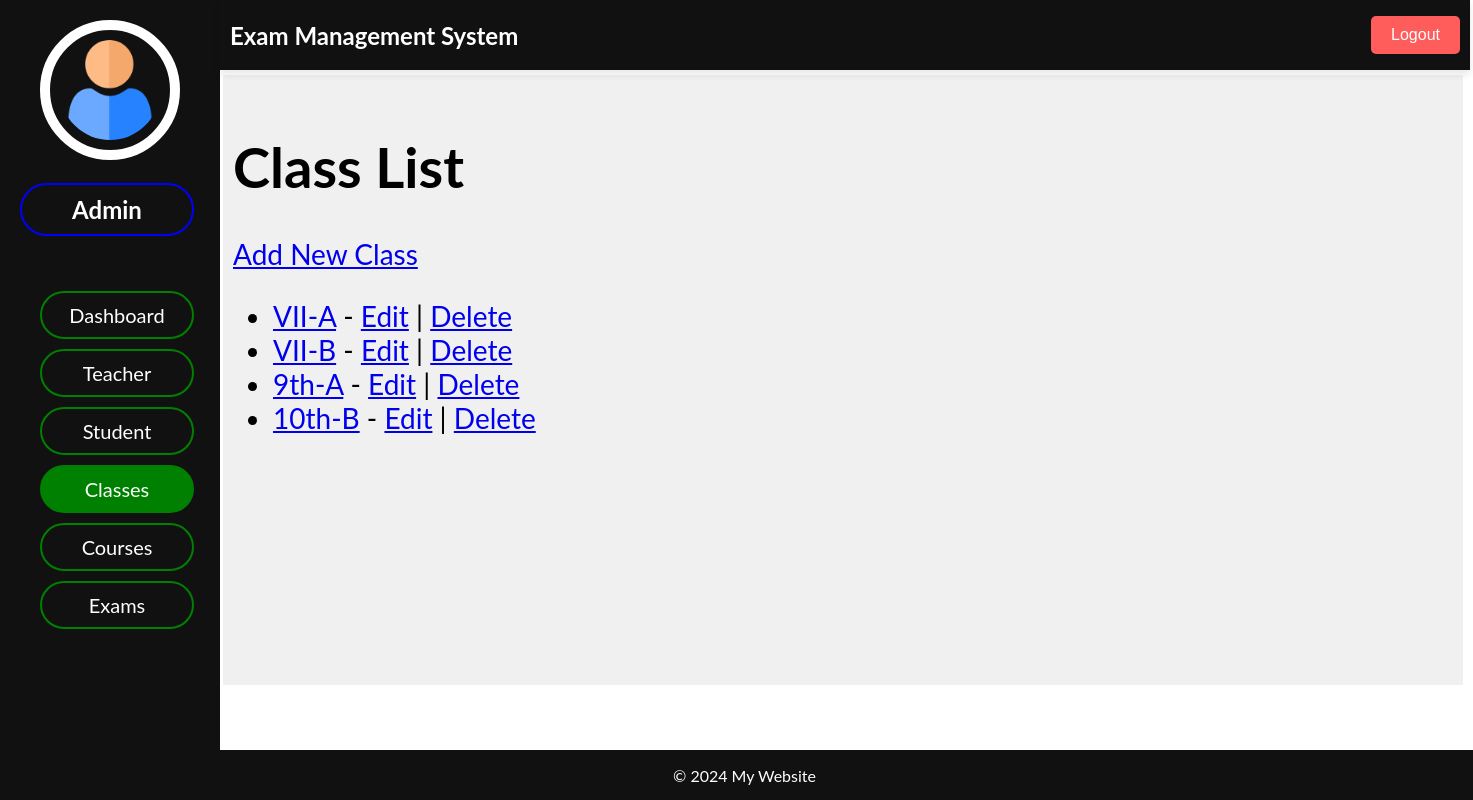
Before: /adminpanel/classes/all with the older database file.
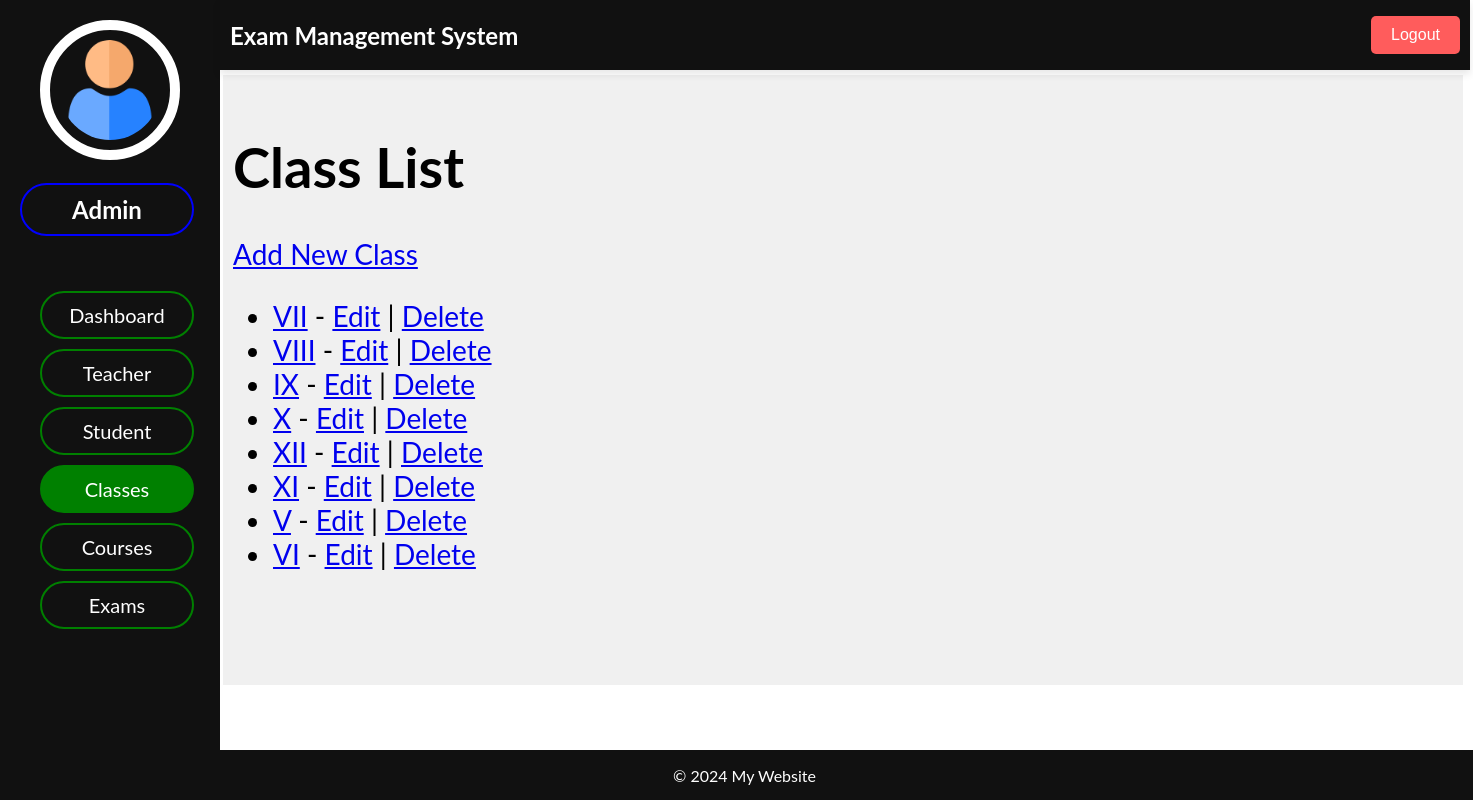
After: the same page with the newer database file.
### admin_panel/models.py (models this page shows, shortened)
class Class(models.Model):
    class_id = models.AutoField(primary_key=True)
    name = models.CharField(max_length=100)
    courses = models.ManyToManyField(Course, blank=True)

### admin_panel/views.py (the view)
# urls.py: path('classes/all', views.class_list, name='class_list'),
def class_list(request):
    classes = Class.objects.all()
    return render(request, 'classes/class_list.html', {'classes': classes})

### admin_panel/templates/classes/class_list.html (shortened to what this page needs)
{% extends "dashboard/index.html" %}
{% block header %}
    {% include "dashboard/header.html" %}
{% endblock header %}
{% block sidenav %}
    {% include "classes/sidenav.html" %}
{% endblock sidenav %}
{% block main %}
    <h1>Class List</h1>
    <a href="{% url 'class_create' %}">Add New Class</a>
    <ul>
        {% for class in classes %}
            <li>
                <a href="{% url 'class_detail' class.pk %}">{{ class.name }}</a> -
                <a href="{% url 'class_update' class.pk %}">Edit</a> |
                <a href="{% url 'class_delete' class.pk %}">Delete</a>
            </li>
        {% endfor %}
    </ul>
{% endblock main %}
{% block footer %}
    {% include "dashboard/footer.html" %}
{% endblock footer %}

### admin_panel/templates/dashboard/index.html (shortened to what this page needs)
<!DOCTYPE html>
{% load static %}
<html lang="en">
<head>
    <link rel="stylesheet" type="text/css" href="{% static "css/index.css" %}">
</head>
<body>
    <header> {% block header %}{% endblock header %} </header>
    <div class="sidenav">{% block sidenav %}{% endblock sidenav %}</div>
    <div class="main">
        {% block main %} {% endblock main %}
    </div>
    <footer> {% block footer %}{% endblock footer %} </footer>
</body>
</html>

### admin_panel/templates/dashboard/header.html
<h1>Exam Management System</h1>
<button>Logout</button>

### admin_panel/templates/classes/sidenav.html
{% load static %}
<div class="admin_profile">
    <img src="{% static "images/user.png" %}"/>
    <h2>Admin</h2>
</div>
<br/>
<ul class="sections">
    <li><a href="{% url "dashboard" %}">Dashboard</a></li>
    <li><a href="{% url "teachers" %}">Teacher</a></li>
    <li><a href="{% url "students" %}">Student</a></li>
    <li><a href="{% url "classes" %}" class="current_nav">Classes</a></li>
    <li><a href="{% url "courses" %}">Courses</a></li>
    <li><a href="{% url "exams" %}">Exams</a></li>
</ul>

### admin_panel/templates/dashboard/footer.html
<p>&copy; 2024 My Website</p>

### admin_panel/static/css/index.css (style rules this page uses)
body { font-family: "Lato", sans-serif; }
.sidenav { height: 100%; width: 220px; position: fixed; z-index: 1; top: 0; left: 0; background-color: #111; overflow-x: hidden; overflow-y: scroll; padding-top: 20px; }
.main { margin-left: 215px; margin-top: 75px; font-size: 28px; padding: 20px 10px; width: 1220px; height: 570px; overflow-y: scroll; background-color: #f0f0f0; }
header { position: fixed; background-color: #111; height: 50px; width: 1230px; padding: 10px; top: 0; left: 220px; display: flex; justify-content: space-between; align-items: center; color: white; box-shadow: 0 4px 8px rgba(0, 0, 0, 0.1); z-index: 1000; }
header h1 { margin: 0; font-size: 1.5em; }
header button { padding: 10px 20px; background-color: #ff5c5c; color: white; border: none; border-radius: 5px; cursor: pointer; font-size: 1em; }
footer { background-color: #111; height: 50px; width: 100%; position: fixed; bottom: 0; color: white; text-align: center; }
.admin_profile img { width: 100px; height: 100px; border-radius: 100%; border: 10px solid white; padding: 10px; margin-left: 40px; }
.admin_profile h2 { color: white; text-align: center; border: 2px solid blue; border-radius: 50px; padding: 10px; width: 150px; margin-left: 20px; }
.sections li a { border: 2px solid green; border-radius: 50px; padding: 10px; text-decoration: none; font-size: 20px; color: white; display: block; text-align: center; width: 130px; }
.sections li { list-style-type: none; padding: 0; margin-left: 0; display: block; margin-top: 10px; align-self: center; }
.current_nav { background-color: green; color: white; }

Changed rows visible on the page:
removed Class: name "VII-A"
removed Class: name "VII-B"
removed Class: name "9th-A"
removed Class: name "10th-B"
added Class: name "VII"
added Class: name "VIII"
added Class: name "IX"
added Class: name "X"
added Class: name "XII"
added Class: name "XI"
added Class: name "V"
added Class: name "VI"
